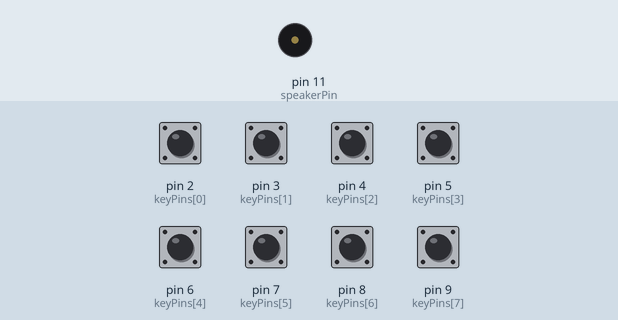
This sketch was run on a simulated Arduino Uno, built with avr-gcc and run on an emulated ATmega328P. Parts: buzzer (waves = sounding). The inputs (shaded band) are chosen by the test bench; at power-on: pin 2 (keyPins[0]), pin 3 (keyPins[1]), pin 4 (keyPins[2]), pin 5 (keyPins[3]), pin 6 (keyPins[4]), pin 7 (keyPins[5]), pin 8 (keyPins[6]), pin 9 (keyPins[7]) HIGH.

Above: at 1.2 s.
1.3 s: pin 2 (keyPins[0]) pulled LOW for 0.15 s
At 1.37 s:
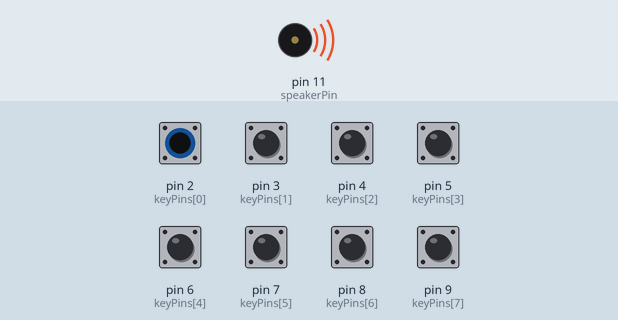
Timing chart, 0 to 4.3 s (numbered marks = the images above; inputs shaded):
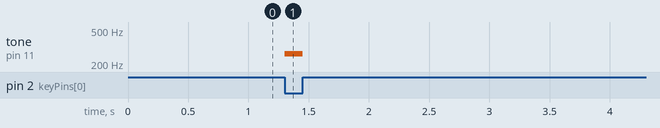

The sketch:

piano.ino
```cpp
/*
  Piano Demo Setup

  Parts:
  - 8 pushbuttons
  - 1 piezo buzzer or small speaker

  Wiring:
  - Buzzer positive -> pin 11
  - Buzzer negative -> GND
  - Button 1 one side -> pin 2
  - Button 2 one side -> pin 3
  - Button 3 one side -> pin 4
  - Button 4 one side -> pin 5
  - Button 5 one side -> pin 6
  - Button 6 one side -> pin 7
  - Button 7 one side -> pin 8
  - Button 8 one side -> pin 9
  - Other side of every button -> GND

  Notes:
  - The buttons use INPUT_PULLUP, so a button press connects its pin to GND.
  - Multiple buttons can be pressed together for a simple chord effect.
*/
// 8-key Arduino piano with pseudo-chords by fast note cycling

const int speakerPin = 11;

const int keyPins[8] = {2, 3, 4, 5, 6, 7, 8, 9};
const int notes[8]   = {262, 294, 330, 349, 392, 440, 494, 523}; // C4 D4 E4 F4 G4 A4 B4 C5

void setup() {
  for (int i = 0; i < 8; i++) {
    pinMode(keyPins[i], INPUT_PULLUP);
  }
}

void loop() {
  int pressed[8];
  int pressedCount = 0;

  // Collect all pressed keys
  for (int i = 0; i < 8; i++) {
    if (digitalRead(keyPins[i]) == LOW) {
      pressed[pressedCount] = i;
      pressedCount++;
    }
  }

  if (pressedCount == 0) {
    noTone(speakerPin);
    return;
  }

  if (pressedCount == 1) {
    tone(speakerPin, notes[pressed[0]]);
    delay(5);
    return;
  }

  // Multiple keys pressed: rapidly alternate between them
  for (int i = 0; i < pressedCount; i++) {
    tone(speakerPin, notes[pressed[i]]);
    delay(3);  // smaller = more blended, too small may sound weak
  }
}
```

Measured:
- after the input at 1.3 s, tone on pin 11 (speakerPin): silent → 262 Hz at once, → silent 0.15 s later
